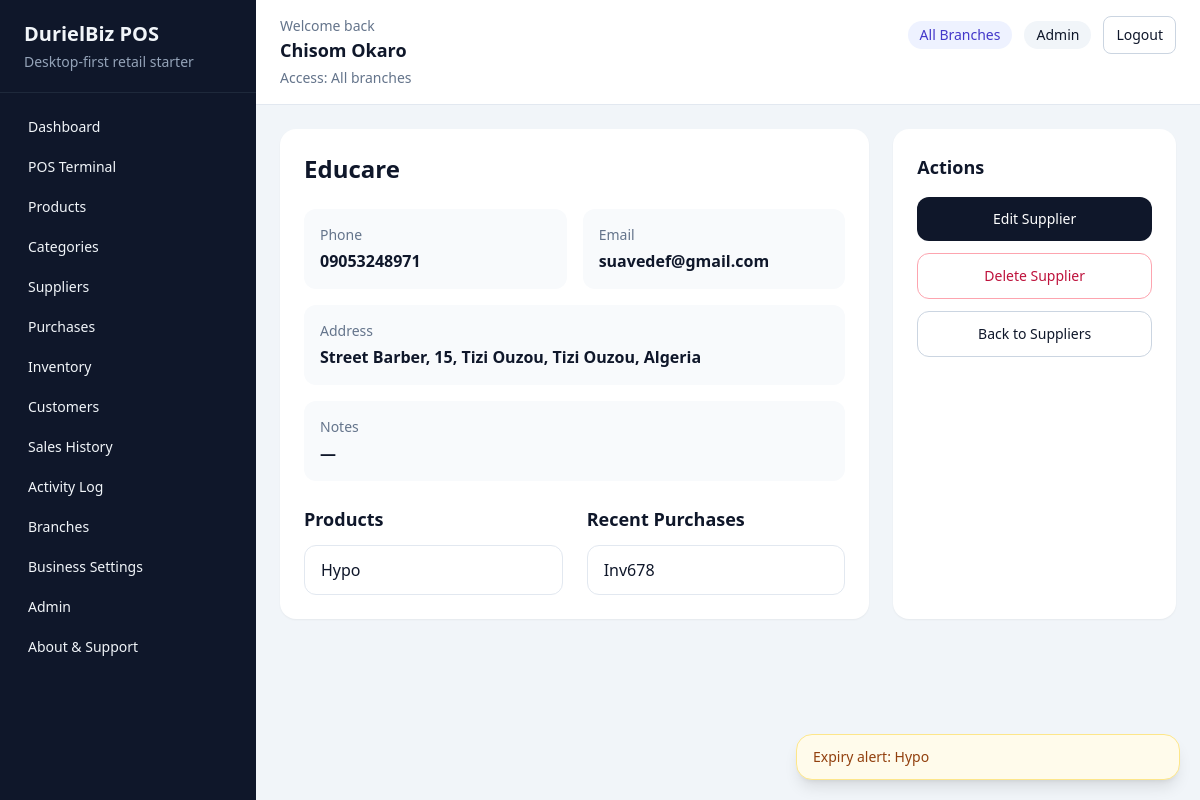
/suppliers/1/ (signed in), run on the app's committed database.
### accounts/models.py (models this page shows, shortened)
class User(AbstractUser):
    class Role(models.TextChoices):
        ADMIN = "admin", "Admin"
        MANAGER = "manager", "Manager"
        CASHIER = "cashier", "Cashier"
        INVENTORY = "inventory", "Inventory Officer"
    role = models.CharField(max_length=20, choices=Role.choices, default=Role.CASHIER)
    phone_number = models.CharField(max_length=20, blank=True)
    branch = models.ForeignKey(
        "reports.Branch",
        on_delete=models.SET_NULL,
        related_name="users",
        null=True,
        blank=True,
    )

### suppliers/models.py (models this page shows, shortened)
class Supplier(models.Model):
    name = models.CharField(max_length=255, unique=True)
    phone = models.CharField(max_length=20, blank=True)
    email = models.EmailField(blank=True)
    address = models.TextField(blank=True)
    notes = models.TextField(blank=True)
    created_at = models.DateTimeField(auto_now_add=True)
    class Meta:
        ordering = ["name"]

### products/models.py (models this page shows, shortened)
class Product(models.Model):
    name = models.CharField(max_length=255)
    slug = models.SlugField(max_length=280, unique=True, blank=True)
    barcode = models.CharField(max_length=100, unique=True, blank=True, null=True)
    category = models.ForeignKey(Category, on_delete=models.PROTECT, related_name="products")
    supplier = models.ForeignKey(
        "suppliers.Supplier",
        on_delete=models.SET_NULL,
        related_name="products",
        blank=True,
        null=True,
    )
    cost_price = models.DecimalField(max_digits=12, decimal_places=2)
    selling_price = models.DecimalField(max_digits=12, decimal_places=2)
    quantity = models.PositiveIntegerField(default=0)
    reorder_level = models.PositiveIntegerField(default=10)
    expiry_date = models.DateField(blank=True, null=True)
    is_active = models.BooleanField(default=True)
    created_at = models.DateTimeField(auto_now_add=True)
    updated_at = models.DateTimeField(auto_now=True)
    class Meta:
        ordering = ["name"]

### purchases/models.py (models this page shows, shortened)
class Purchase(models.Model):
    branch = models.ForeignKey("reports.Branch", on_delete=models.SET_NULL, related_name="purchases", null=True, blank=True)
    supplier = models.ForeignKey("suppliers.Supplier", on_delete=models.PROTECT, related_name="purchases")
    invoice_no = models.CharField(max_length=100)
    received_at = models.DateTimeField()
    created_by = models.ForeignKey(
        settings.AUTH_USER_MODEL,
        on_delete=models.SET_NULL,
        related_name="purchases",
        null=True,
        blank=True,
    )
    notes = models.TextField(blank=True)
    created_at = models.DateTimeField(auto_now_add=True)
    class Meta:
        ordering = ["-received_at"]

### suppliers/views.py (the view)
# urls.py: path("<int:pk>/", supplier_detail, name="detail"),
@login_required
@role_required(User.Role.ADMIN, User.Role.INVENTORY)
def supplier_detail(request, pk):
    user_branch = get_user_branch(request.user)
    if user_branch is not None:
        supplier = get_object_or_404(
            Supplier.objects.annotate(
                product_count=Count("products", filter=Q(products__branch_stocks__branch=user_branch), distinct=True),
                purchase_count=Count("purchases", filter=Q(purchases__branch=user_branch), distinct=True),
            ).filter(Q(product_count__gt=0) | Q(purchase_count__gt=0)),
            pk=pk,
        )
        supplier_products = supplier.products.filter(branch_stocks__branch=user_branch).order_by("name").distinct()
        supplier_purchases = supplier.purchases.filter(branch=user_branch).order_by("-received_at")
    else:
        supplier = get_object_or_404(
            Supplier.objects.annotate(product_count=Count("products"), purchase_count=Count("purchases")),
            pk=pk,
        )
        supplier_products = supplier.products.order_by("name")
        supplier_purchases = supplier.purchases.order_by("-received_at")
    products = paginate_queryset(request, supplier_products, per_page=8, page_param="products_page")
    purchases = paginate_queryset(
        request,
        supplier_purchases,
        per_page=8,
        page_param="purchases_page",
    )
    return render(
        request,
        "suppliers/supplier_detail.html",
        {"supplier": supplier, "products": products, "purchases": purchases},
    )

### accounts/permissions.py (called while the page is built)
def is_admin_user(user):
    return bool(getattr(user, "is_authenticated", False) and getattr(user, "role", "") == User.Role.ADMIN)

def get_user_branch(user):
    if not getattr(user, "is_authenticated", False) or is_admin_user(user):
        return None
    return getattr(user, "branch", None)

def role_required(*allowed_roles):
    def decorator(view_func):
        @wraps(view_func)
        def _wrapped_view(request, *args, **kwargs):
            if not request.user.is_authenticated:
                return redirect("accounts:login")
            if request.user.role not in allowed_roles:
                messages.error(request, "You do not have permission to access that page.")
                return redirect(get_role_home_url(request.user))
            if request.user.role != User.Role.ADMIN and not getattr(request.user, "branch_id", None):
                messages.error(request, "Your account is not assigned to a branch.")
                return redirect("accounts:logout")
            return view_func(request, *args, **kwargs)
        return _wrapped_view
    return decorator

### pos_system/pagination.py (called while the page is built)
def paginate_queryset(request, queryset, *, per_page=10, page_param="page"):
    paginator = Paginator(queryset, per_page)
    page_number = request.GET.get(page_param, 1)
    try:
        page_obj = paginator.page(page_number)
    except PageNotAnInteger:
        page_obj = paginator.page(1)
    except EmptyPage:
        page_obj = paginator.page(paginator.num_pages)
    return page_obj

### reports/context_processors.py (called while the page is built)
def business_settings(request):
    return {"business_settings": BusinessSettings.get_solo()}

### reports/models.py (called while the page is built)
    @classmethod
    def get_solo(cls):
        settings, _ = cls.objects.get_or_create(pk=1)
        return settings

### templates/suppliers/supplier_detail.html (shortened to what this page needs)
{% extends "base.html" %}
{% block content %}
    <section class="grid gap-6 lg:grid-cols-3">
        <div class="rounded-2xl bg-white p-6 shadow-sm lg:col-span-2">
            <h3 class="text-2xl font-semibold">{{ supplier.name }}</h3>
            <dl class="mt-6 grid gap-4 md:grid-cols-2">
                <div class="rounded-xl bg-slate-50 p-4"><dt class="text-sm text-slate-500">Phone</dt><dd class="mt-1 font-semibold">{{ supplier.phone|default:"—" }}</dd></div>
                <div class="rounded-xl bg-slate-50 p-4"><dt class="text-sm text-slate-500">Email</dt><dd class="mt-1 font-semibold">{{ supplier.email|default:"—" }}</dd></div>
                <div class="rounded-xl bg-slate-50 p-4 md:col-span-2"><dt class="text-sm text-slate-500">Address</dt><dd class="mt-1 font-semibold">{{ supplier.address|default:"—" }}</dd></div>
                <div class="rounded-xl bg-slate-50 p-4 md:col-span-2"><dt class="text-sm text-slate-500">Notes</dt><dd class="mt-1 font-semibold">{{ supplier.notes|default:"—" }}</dd></div>
            </dl>
            <div class="mt-6 grid gap-6 md:grid-cols-2">
                <div>
                    <h4 class="text-lg font-semibold">Products</h4>
                    <div class="mt-3 space-y-3">
                        {% for product in products %}
                            <div class="rounded-xl border border-slate-200 px-4 py-3">
                                <a href="{% url 'products:detail' product.pk %}" class="font-medium hover:underline">{{ product.name }}</a>
                            </div>
                        {% empty %}
                            <p class="text-sm text-slate-500">No products linked yet.</p>
                        {% endfor %}
                    </div>
                </div>
                <div>
                    <h4 class="text-lg font-semibold">Recent Purchases</h4>
                    <div class="mt-3 space-y-3">
                        {% for purchase in purchases %}
                            <div class="rounded-xl border border-slate-200 px-4 py-3">
                                <a href="{% url 'purchases:detail' purchase.pk %}" class="font-medium hover:underline">{{ purchase.invoice_no }}</a>
                            </div>
                        {% empty %}
                            <p class="text-sm text-slate-500">No purchases recorded yet.</p>
                        {% endfor %}
                    </div>
                </div>
            </div>
        </div>
        <div class="rounded-2xl bg-white p-6 shadow-sm">
            <h4 class="text-lg font-semibold">Actions</h4>
            <div class="mt-4 space-y-3 text-sm">
                <a href="{% url 'suppliers:update' supplier.pk %}" class="block rounded-xl bg-slate-900 px-4 py-3 text-center text-white">Edit Supplier</a>
                <a href="{% url 'suppliers:delete' supplier.pk %}" class="block rounded-xl border border-rose-300 px-4 py-3 text-center text-rose-700">Delete Supplier</a>
                <a href="{% url 'suppliers:list' %}" class="block rounded-xl border border-slate-300 px-4 py-3 text-center">Back to Suppliers</a>
            </div>
        </div>
    </section>
{% endblock %}

### templates/base.html (shortened to what this page needs)
<!DOCTYPE html>
<html lang="en">
<head>
    <script src="https://cdn.tailwindcss.com"></script>
</head>
<body class="min-h-screen bg-slate-100 text-slate-900">
    <div class="flex min-h-screen">
        <aside class="hidden w-64 bg-slate-900 text-slate-100 lg:block">
            <div class="border-b border-slate-800 px-6 py-5">
                <h1 class="text-xl font-semibold">DurielBiz POS</h1>
                <p class="mt-1 text-sm text-slate-400">Desktop-first retail starter</p>
            </div>
            <nav class="space-y-1 px-4 py-4 text-sm">
                {% if request.user.role == 'admin' or request.user.role == 'cashier' or request.user.role == 'manager' %}
                    <a href="{% url 'reports:dashboard' %}" class="block rounded-lg px-3 py-2 hover:bg-slate-800">Dashboard</a>
                {% endif %}
                {% if request.user.role == 'admin' or request.user.role == 'cashier' %}
                    <a href="{% url 'sales:pos' %}" class="block rounded-lg px-3 py-2 hover:bg-slate-800">POS Terminal</a>
                {% endif %}
                {% if request.user.role == 'admin' or request.user.role == 'inventory' %}
                    <a href="{% url 'products:list' %}" class="block rounded-lg px-3 py-2 hover:bg-slate-800">Products</a>
                    <a href="{% url 'products:category-list' %}" class="block rounded-lg px-3 py-2 hover:bg-slate-800">Categories</a>
                    <a href="{% url 'suppliers:list' %}" class="block rounded-lg px-3 py-2 hover:bg-slate-800">Suppliers</a>
                    <a href="{% url 'purchases:list' %}" class="block rounded-lg px-3 py-2 hover:bg-slate-800">Purchases</a>
                    <a href="{% url 'inventory:overview' %}" class="block rounded-lg px-3 py-2 hover:bg-slate-800">Inventory</a>
                {% endif %}
                {% if request.user.role == 'admin' %}
                    <a href="{% url 'sales:customer-list' %}" class="block rounded-lg px-3 py-2 hover:bg-slate-800">Customers</a>
                    <a href="{% url 'sales:history' %}" class="block rounded-lg px-3 py-2 hover:bg-slate-800">Sales History</a>
                    <a href="{% url 'accounts:activity-log' %}" class="block rounded-lg px-3 py-2 hover:bg-slate-800">Activity Log</a>
                    <a href="{% url 'reports:branch-list' %}" class="block rounded-lg px-3 py-2 hover:bg-slate-800">Branches</a>
                    <a href="{% url 'reports:business-settings' %}" class="block rounded-lg px-3 py-2 hover:bg-slate-800">Business Settings</a>
                    <a href="{% url 'accounts:admin-center' %}" class="block rounded-lg px-3 py-2 hover:bg-slate-800">Admin</a>
                {% endif %}
                <a href="{% url 'accounts:about-support' %}" class="block rounded-lg px-3 py-2 hover:bg-slate-800">About & Support</a>
            </nav>
        </aside>
        <main class="flex-1">
            <header class="border-b border-slate-200 bg-white">
                <div class="flex flex-wrap items-start justify-between gap-4 px-4 py-4 sm:px-6">
                    <div class="flex items-start gap-3">
                        <div>
                        <p class="text-sm text-slate-500">Welcome back</p>
                        <h2 class="text-lg font-semibold">{{ request.user.get_full_name|default:request.user.username }}</h2>
                        <p class="mt-1 text-sm text-slate-500">
                            {% if request.user.role == 'admin' %}
                                Access: All branches
                            {% elif request.user.branch %}
                                Branch: {{ request.user.branch.name }}
                            {% else %}
                                Branch: Not assigned
                            {% endif %}
                        </p>
                    </div>
                    </div>
                    <div class="flex flex-wrap items-center justify-end gap-3 text-sm">
                        {% if request.user.role == 'admin' %}
                            <span class="rounded-full bg-indigo-50 px-3 py-1 text-indigo-700">All Branches</span>
                        {% elif request.user.branch %}
                            <span class="rounded-full bg-emerald-50 px-3 py-1 text-emerald-700">{{ request.user.branch.name }}</span>
                        {% endif %}
                        <span class="rounded-full bg-slate-100 px-3 py-1">{{ request.user.get_role_display|default:"User" }}</span>
                        <form method="post" action="{% url 'accounts:logout' %}">
                            <button class="rounded-lg border border-slate-300 px-3 py-2 hover:bg-slate-50">Logout</button>
                        </form>
                    </div>
                </div>
            </header>
            <div class="px-6 py-6">
                {% block content %}{% endblock %}
            </div>
        </main>
    </div>
    <div id="toastContainer" class="fixed bottom-5 right-5 z-50 flex w-full max-w-sm flex-col gap-3"></div>
</body>
</html>

### data on the page
User: user.get_full_name "Chisom Okaro", user.role "Admin"
Supplier: name "Educare", phone "09053248971", email "suavedef@gmail.com", address "Street Barber, 15, Tizi Ouzou, Tizi Ouzou, Algeria", notes "—"
Product: name "Hypo"
Purchase: invoice_no "Inv678"
